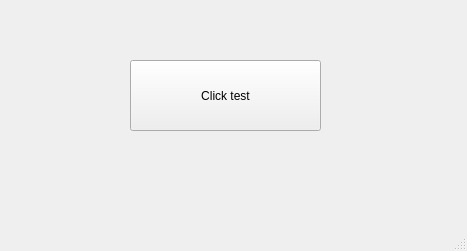
<?xml version="1.0" encoding="UTF-8"?>
<ui version="4.0">
 <class>MainWindow</class>
 <widget class="QMainWindow" name="MainWindow">
  <property name="geometry">
   <rect>
    <x>0</x>
    <y>0</y>
    <width>467</width>
    <height>251</height>
   </rect>
  </property>
  <property name="windowTitle">
   <string>GUI Test</string>
  </property>
  <widget class="QWidget" name="centralwidget">
   <widget class="QPushButton" name="pushButton">
    <property name="geometry">
     <rect>
      <x>130</x>
      <y>60</y>
      <width>191</width>
      <height>71</height>
     </rect>
    </property>
    <property name="text">
     <string>Click test</string>
    </property>
   </widget>
  </widget>
  <widget class="QStatusBar" name="statusbar"/>
 </widget>
 <resources/>
 <connections/>
</ui>
